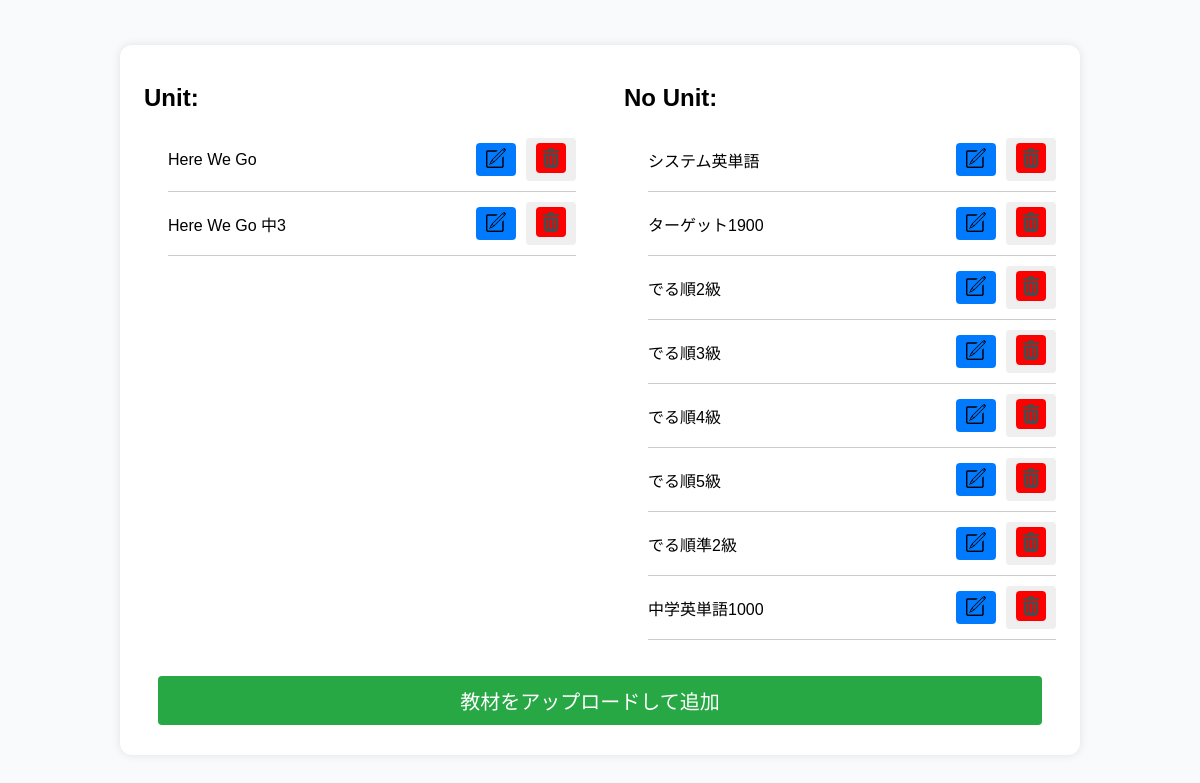
/admin_screen/eisai_admin/ (signed in), run on an earlier commit of the app's database.
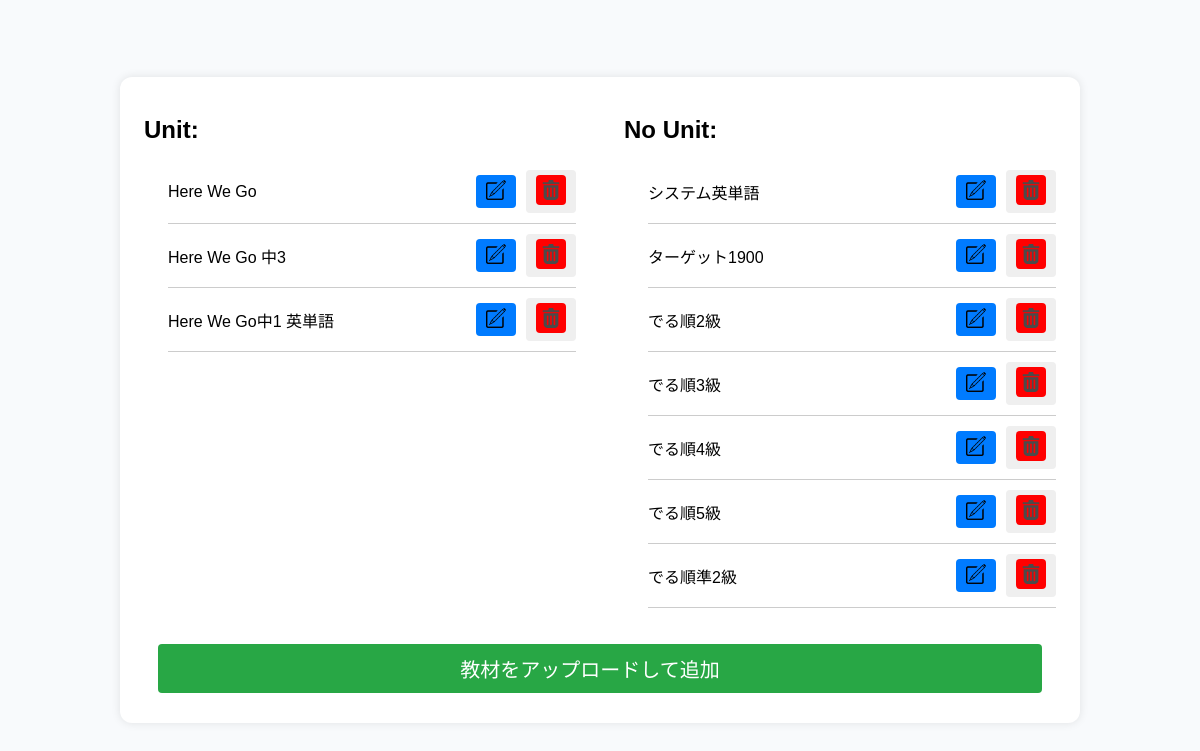
And on a later commit of the database.
### csvManager/models.py (models this page shows, shortened)
class Text(models.Model):
    name = models.CharField(max_length=100)

### admin_screen/views.py (the view)
# urls.py: path('admin/', admin.site.urls),
@login_required(login_url='/login/')
def admin(request):
    unit_texts = Text.objects.filter(units__isnull=False).distinct()
    no_unit_texts = Text.objects.filter(no_unit_words__isnull=False).distinct()
    return render(request, 'admin home.html', {'unit_texts': unit_texts, 'no_unit_texts': no_unit_texts})

### admin_screen/templates/admin home.html (shortened to what this page needs)
<!DOCTYPE html>
<html>
<head>
    <link rel="stylesheet" href="https://unpkg.com/primeicons/primeicons.css">
    {% load static %}
    <link rel="stylesheet" href="{% static 'admin_screen/css/admin home_style.css' %}">
</head>
<body>
    <div class="admin-home-container">
        <div class="text-list">
            <div class="unit-text">
                <h2>Unit:</h2>
                <ul>
                    {% for text in unit_texts %}
                        <li class="text-item" id='text-{{ text.id }}'>
                            <span>{{ text.name }}</span>
                            <button id='edit-{{ text.id }}' class="edit-button" onclick="location.href='{% url 'edit_text' %}?text-id={{ text.id }}'">
                                <img src="{% static 'admin_screen/images/edit.png' %}" alt="編集">
                            </button>
                            <button id='delete-{{ text.id }}' class="delete-button" onclick="location.href='{% url 'delete_text' %}?text_id={{ text.id }}'">
                                <img src="{% static 'admin_screen/images/delete.png' %}" alt="削除">
                            </button>
                        </li>
                    {% endfor %}
                </ul>
            </div>
            <div class="nounit-text">
                <h2>No Unit:</h2>
                <ul>
                    {% for text in no_unit_texts %}
                        <li class="text-item" id='text-{{ text.id }}'>
                            <span>{{ text.name }}</span>
                            <button id='edit-{{ text.id }}' class="edit-button" onclick="location.href='{% url 'edit_text' %}?text-id={{ text.id }}'">
                                <img src="{% static 'admin_screen/images/edit.png' %}" alt="編集">
                            </button>
                            <button id='delete-{{ text.id }}' class="delete-button" onclick="location.href='{% url 'delete_text' %}?text_id={{ text.id }}'">
                                <img src="{% static 'admin_screen/images/delete.png' %}" alt="削除">
                            </button>
                        </li>
                    {% endfor %}
                </ul>
            </div>
        </div>
        <div class="csvForm">
            <a href="{% url 'upload_csv' %}" target="_blank" rel="noopener">
                教材をアップロードして追加
            </a>
        </div>
    </div>
</body>
</html>

### static/admin_screen/css/admin home_style.css (style rules this page uses)
body { font-family: Arial, sans-serif; background-color: #f8fafc; display: flex; justify-content: center; align-items: center; height: 100vh; margin: 0; }
.admin-home-container { background-color: #fff; height: auto; border-radius: 12px; box-shadow: 0 0 10px rgba(0, 0, 0, 0.1); width: 80%; }
.csvForm { margin-bottom: 30px; text-align: center; justify-content: center; display: flex; }
.csvForm a { width: 90%; padding: 10px 10px; background-color: #28a745; border: none; border-radius: 4px; color: #fff; font-size: 20px; cursor: pointer; text-decoration: none; justify-content: center; align-items: center; display: flex; }
.text-list { display: flex; justify-content: space-around; }
.unit-text, .nounit-text { padding: 20px; width: 45%; }
.unit-text h2, .nounit-text h2 { margin-bottom: 15px; text-align: left; }
.text-item { display: flex; justify-content: space-between; align-items: center; padding: 10px 0; border-bottom: 1px solid #ccc; }
ul { padding-left: 1.5rem }
.text-item span { flex-grow: 1; }
.text-item button.edit-button { position: relative; padding: 5px 10px; background-color: #007bff; border: none; border-radius: 4px; color: #fff; cursor: pointer; margin-left: 10px; }
.text-item button.delete-button { position: relative; padding: 5px 10px; border: none; border-radius: 4px; cursor: pointer; margin-left: 10px; }
.text-item button.delete-button img { width: 20px; height: 20px; background-color: red; padding: 5px; border-radius: 4px; }
.text-item button.edit-button img { width: 20px; height: 20px; filter: invert(100%) sepia(0%) saturate(0%) hue-rotate(0deg) brightness(0%) contrast(100%); }

What changed in the data, as far as the page shows it:
removed Text: name "中学英単語1000", shown under "No Unit:"
added Text: name "Here We Go中1 英単語", shown under "Unit:"
